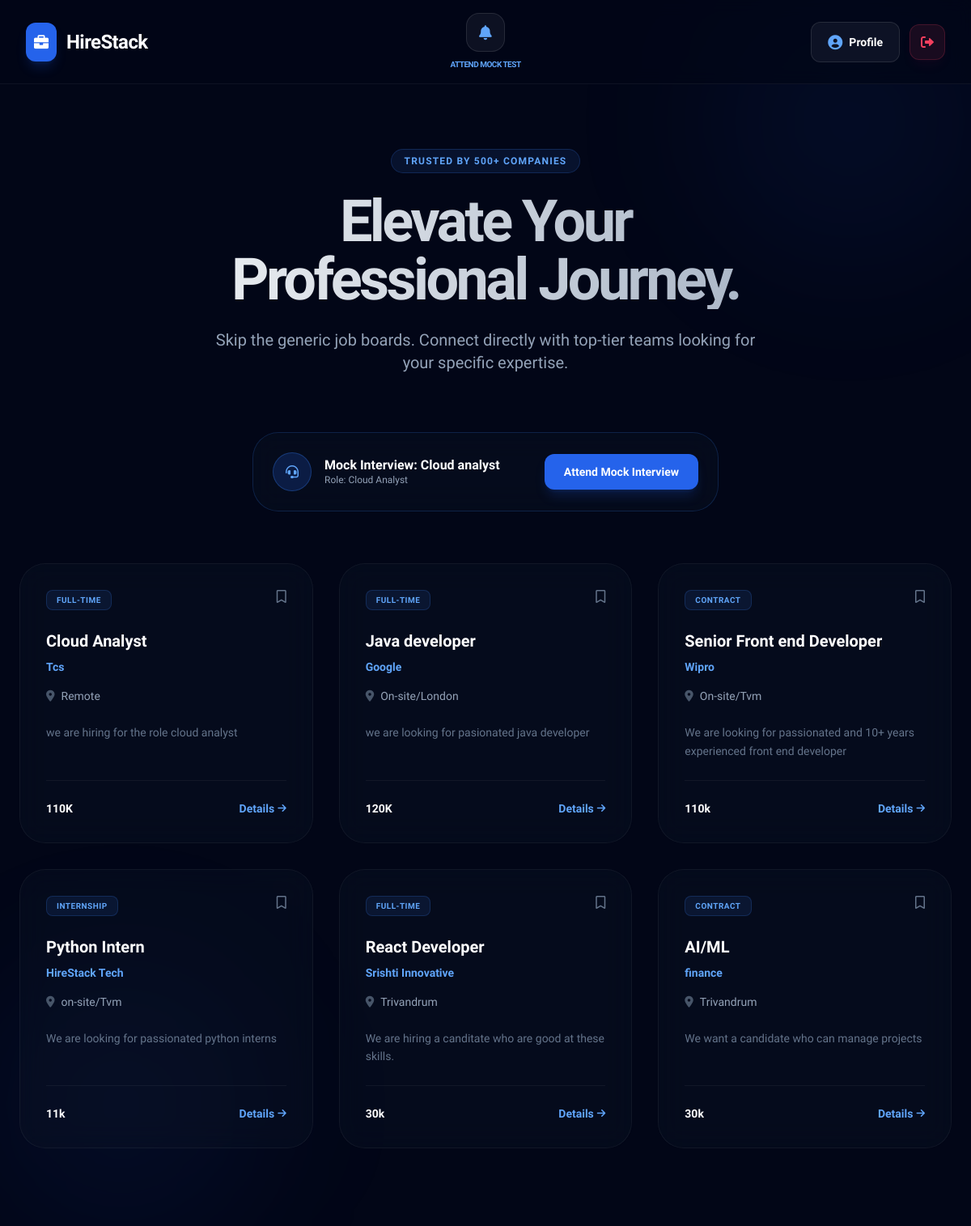
Screenshot of /home/ (signed in) with the database file from the repository.
### hireapp/models.py (models this page shows, shortened)
class MockTest(models.Model):
    job = models.ForeignKey(JobPost, on_delete=models.CASCADE)
    title = models.CharField(max_length=200)
    created_at = models.DateTimeField(auto_now_add=True)

class JobPost(models.Model):
    JOB_TYPE_CHOICES = [
        ('full-time', 'Full Time'),
        ('part-time', 'Part Time'),
        ('contract', 'Contract'),
        ('internship', 'Internship'),
    ]
    employee = models.ForeignKey(
        JobPortalEmployee,
        on_delete=models.CASCADE,
        related_name="jobs"
    )
    job_title = models.CharField(max_length=255)
    company_name = models.CharField(max_length=255)
    location = models.CharField(max_length=255, blank=True)
    job_type = models.CharField(
        max_length=20,
        choices=JOB_TYPE_CHOICES,
        default='full-time'
    )
    salary = models.CharField(max_length=100, blank=True)
    required_skills = models.TextField(
        help_text="Comma separated skills (e.g. Python, Django, AWS)",
        blank=True
    )
    description = models.TextField()
    apply_url = models.CharField(
        max_length=500,
        blank=True,
        help_text="External apply link or contact email"
    )
    is_active = models.BooleanField(default=True)
    created_at = models.DateTimeField(auto_now_add=True)

### hireapp/views.py (the view)
# urls.py: 2. Add a URL to urlpatterns:  path('', views.home, name='home')
def home(request):
    if 'user_id' not in request.session:
        return redirect('login')
    user_id = request.session['user_id']
    user = JobPortalUser.objects.get(id=user_id)
    has_applied_subquery = JobApplication.objects.filter(
        job=OuterRef('pk'),
        user=user
    )
    jobs = JobPost.objects.filter(is_active=True)\
        .annotate(has_applied=Exists(has_applied_subquery))\
        .order_by('-created_at')
    notifications = JobApplication.objects.filter(user=user)\
        .exclude(status='pending')\
        .order_by('-applied_at')
    attended_test_ids = TestResult.objects.filter(user=user).values_list('test_id', flat=True)
    available_mock_tests = MockTest.objects.exclude(id__in=attended_test_ids).order_by('-created_at')
    return render(request, 'home.html', {
        'jobs': jobs,
        'notifications': notifications,
        'available_mock_tests': available_mock_tests,
    })

### hireapp/templates/home.html (shortened to what this page needs)
{% load tz %}
<!DOCTYPE html>
<html lang="en">
<head>
    <script src="https://cdn.tailwindcss.com"></script>
    <link href="https://cdnjs.cloudflare.com/ajax/libs/font-awesome/6.0.0/css/all.min.css" rel="stylesheet">
</head>
<body class="text-slate-200">
    <div class="glow" style="top: -100px; right: -100px;"></div>
    <div class="glow" style="bottom: -100px; left: -100px;"></div>
    <nav class="nav-blur sticky top-0 z-50 grid grid-cols-3 items-center px-8 py-4 border-b border-white/5">
        <div class="flex items-center gap-3">
            <div class="bg-blue-600 p-2.5 rounded-xl shadow-lg shadow-blue-600/20">
                <i class="fas fa-briefcase text-white text-lg"></i>
            </div>
            <span class="text-2xl font-extrabold tracking-tight text-white">HireStack</span>
        </div>
        <div class="flex flex-col items-center gap-2">
            <div class="relative group">
                <button
                    class="relative w-12 h-12 flex items-center justify-center rounded-2xl bg-white/5 border border-white/10 hover:bg-white/10 hover:border-blue-500/50 transition-all duration-300">
                    <i class="fas fa-bell text-blue-400 text-lg"></i>
                </button>
            </div>
            {% if available_mock_tests %}
            <a href="{% url 'attend_test' available_mock_tests.0.id %}" class="text-[10px] font-bold text-blue-400 uppercase tracking-tighter hover:text-blue-300 transition-colors">
                Attend Mock Test
            </a>
            {% else %}
            <a href="#" onclick="alert('There are no mock tests available for you to attend or add questions to at the moment. Please create one first!')" class="text-[10px] font-bold text-blue-400 uppercase tracking-tighter hover:text-blue-300 transition-colors">
                Attend Mock Test
            </a>
            {% endif %}
        </div>
        <div class="flex items-center justify-end gap-3">
            <a href="{% url 'userprofile' %}"
                class="flex items-center gap-2 px-5 py-2.5 rounded-xl bg-white/5 border border-white/10 hover:bg-white/10 transition-all">
                <i class="fas fa-user-circle text-blue-400 text-lg"></i>
                <span class="text-sm font-semibold text-white">Profile</span>
            </a>
            <a href="{% url 'logout' %}"
                class="w-11 h-11 flex items-center justify-center rounded-xl bg-rose-500/10 border border-rose-500/20 hover:bg-rose-500 transition-all group shadow-lg shadow-rose-500/5">
                <i class="fas fa-right-from-bracket text-rose-500 group-hover:text-white transition-colors"></i>
            </a>
        </div>
    </nav>
    <section class="relative pt-20 pb-24 px-6">
        <div class="max-w-6xl mx-auto text-center">
            <div
                class="inline-block px-4 py-1.5 mb-6 rounded-full bg-blue-500/10 border border-blue-500/20 text-blue-400 text-xs font-bold uppercase tracking-widest">
                Trusted by 500+ Companies
            </div>
            <h1 class="text-6xl md:text-7xl font-black mb-6 tracking-tighter leading-tight text-gradient">
                Elevate Your <br> Professional Journey.
            </h1>
            <p class="text-lg md:text-xl text-slate-400 mb-8 max-w-2xl mx-auto leading-relaxed">
                Skip the generic job boards. Connect directly with top-tier teams looking for your specific expertise.
            </p>
            {% if available_mock_tests %}
            <div id="mock-tests" class="max-w-xl mx-auto mb-16 space-y-4 pt-10 mt(-10)">
                {% for test in available_mock_tests %}
                <div class="glass-card p-6 rounded-[2rem] border-blue-500/20 flex flex-col md:flex-row items-center justify-between gap-6">
                    <div class="flex items-center gap-4 text-left">
                        <div class="w-12 h-12 rounded-full bg-blue-600/20 flex items-center justify-center border border-blue-500/30">
                            <i class="fas fa-headset text-blue-400"></i>
                        </div>
                        <div>
                            <h4 class="font-bold text-white leading-tight">Mock Interview: {{ test.title }}</h4>
                            <p class="text-xs text-slate-400">Role: {{ test.job.job_title }}</p>
                        </div>
                    </div>
                    <a href="{% url 'attend_test' test.id %}"
                        class="whitespace-nowrap px-6 py-3 rounded-xl bg-blue-600 hover:bg-blue-500 text-white text-sm font-bold shadow-lg shadow-blue-600/20 transition-all hover:scale-105 active:scale-95">
                        Attend Mock Interview
                    </a>
                </div>
                {% endfor %}
            </div>
            {% endif %}
            {% if jobs %}
            <div class="grid md:grid-cols-2 lg:grid-cols-3 gap-8 text-left">
                {% for job in jobs %}
                <div class="glass-card rounded-[2rem] p-8 flex flex-col group cursor-pointer" onclick="openJobDetails(
                    '{{ job.job_title|escapejs }}',
                    '{{ job.company_name|escapejs }}',
                    '{{ job.description|escapejs }}',
                    '{{ job.salary|escapejs }}',
                    '{{ job.location|escapejs }}',
                    '{{ job.id }}'
                )">
                    <div class="flex justify-between items-start mb-6">
                        <span
                            class="px-3 py-1 rounded-lg bg-blue-500/10 text-blue-400 text-[10px] font-bold uppercase tracking-wider border border-blue-500/20">
                            {{ job.job_type }}
                        </span>
                        <i class="fa-regular fa-bookmark text-slate-500 hover:text-blue-400 transition-colors"></i>
                    </div>
                    <h3 class="text-xl font-bold text-white mb-2 group-hover:text-blue-400 transition-colors">
                        {{ job.job_title }}</h3>
                    <div class="flex items-center gap-2 mb-4">
                        <span class="text-blue-400 font-bold text-sm">{{ job.company_name }}</span>
                    </div>
                    <p class="text-slate-400 text-sm mb-6 flex items-center gap-2">
                        <i class="fas fa-location-dot text-slate-600"></i> {{ job.location }}
                    </p>
                    <p class="text-slate-500 text-sm line-clamp-2 leading-relaxed mb-6">
                        {{ job.description }}
                    </p>
                    <div class="mt-auto pt-6 border-t border-white/5 flex justify-between items-center">
                        <span class="text-white font-bold text-sm">{{ job.salary }}</span>
                        <span
                            class="text-blue-400 font-bold text-sm flex items-center gap-1 group-hover:gap-3 transition-all">
                            Details <i class="fas fa-arrow-right text-xs"></i>
                        </span>
                    </div>
                </div>
                {% endfor %}
            </div>
            {% else %}
            <div class="py-20 bg-white/5 rounded-[3rem] border border-dashed border-white/10">
                <i class="fas fa-briefcase text-slate-700 text-4xl mb-4"></i>
                <p class="text-slate-500">No jobs available at the moment.</p>
            </div>
            {% endif %}
        </div>
    </section>
</body>
</html>

### hireapp/templates/home.html (style rules this page uses)
* { font-family: 'Plus Jakarta Sans', sans-serif; }
body { background-color: #020617; background-image: linear-gradient(to bottom, rgba(2, 6, 23, 0.8), rgba(2, 6, 23, 0.95)), url('https://images.unsplash.com/photo-1451187580459-43490279c0fa?q=80&w=2072&auto=format&fit=crop'); background-size: cover; background-attachment: fixed; background-position: center; }
.glow { position: fixed; width: 500px; height: 500px; background: radial-gradient(circle, rgba(37, 99, 235, 0.1) 0%, transparent 70%); filter: blur(80px); z-index: -1; pointer-events: none; }
.glass-card { background: rgba(15, 23, 42, 0.3); backdrop-filter: blur(16px); border: 1px solid rgba(255, 255, 255, 0.05); transition: all 0.4s cubic-bezier(0.175, 0.885, 0.32, 1.275); }
.nav-blur { background: rgba(2, 6, 23, 0.7); backdrop-filter: blur(10px); }
.text-gradient { background: linear-gradient(to right, #ffffff, #94a3b8); -webkit-background-clip: text; -webkit-text-fill-color: transparent; }

### rows the page displays
MockTest: title "Cloud analyst", job.job_title "Cloud Analyst"
JobPost: job_type "FULL-TIME", job_title "Cloud Analyst", company_name "Tcs", location "Remote", description "we are hiring for the role cloud analyst", salary "110K"
JobPost: job_type "FULL-TIME", job_title "Java developer", company_name "Google", location "On-site/London", description "we are looking for pasionated java developer", salary "120K"
JobPost: job_type "CONTRACT", job_title "Senior Front end Developer", company_name "Wipro", location "On-site/Tvm", description "We are looking for passionated and 10+ years experienced front end developer", salary "110k"
JobPost: job_type "INTERNSHIP", job_title "Python Intern", company_name "HireStack Tech", location "on-site/Tvm", description "We are looking for passionated python interns", salary "11k"
JobPost: job_type "FULL-TIME", job_title "React Developer", company_name "Srishti Innovative", location "Trivandrum", description "We are hiring a canditate who are good at these skills.", salary "30k"
JobPost: job_type "CONTRACT", job_title "AI/ML", company_name "finance", location "Trivandrum", description "We want a candidate who can manage projects", salary "30k"
